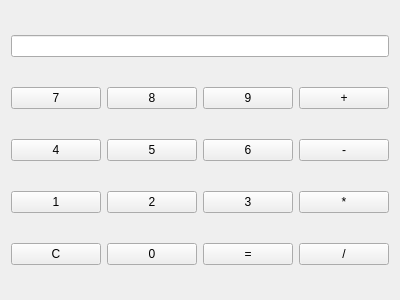
<?xml version="1.0" encoding="UTF-8"?>
<ui version="4.0">
 <class>Calculatrice</class>
 <widget class="QWidget" name="Calculatrice">
  <property name="geometry">
   <rect>
    <x>0</x>
    <y>0</y>
    <width>400</width>
    <height>300</height>
   </rect>
  </property>
  <property name="windowTitle">
   <string>Calculatrice</string>
  </property>
  <layout class="QGridLayout" name="gridLayout">
   <item row="0" column="0" colspan="4">
    <widget class="QLineEdit" name="lineEditAfficheur"/>
   </item>
   <item row="1" column="0">
    <widget class="QPushButton" name="pushButton7">
     <property name="text">
      <string>7</string>
     </property>
    </widget>
   </item>
   <item row="1" column="1">
    <widget class="QPushButton" name="pushButton8">
     <property name="text">
      <string>8</string>
     </property>
    </widget>
   </item>
   <item row="1" column="2">
    <widget class="QPushButton" name="pushButton9">
     <property name="text">
      <string>9</string>
     </property>
    </widget>
   </item>
   <item row="1" column="3">
    <widget class="QPushButton" name="pushButtonPlus">
     <property name="text">
      <string>+</string>
     </property>
    </widget>
   </item>
   <item row="2" column="0">
    <widget class="QPushButton" name="pushButton4">
     <property name="text">
      <string>4</string>
     </property>
    </widget>
   </item>
   <item row="2" column="1">
    <widget class="QPushButton" name="pushButton5">
     <property name="text">
      <string>5</string>
     </property>
    </widget>
   </item>
   <item row="2" column="2">
    <widget class="QPushButton" name="pushButton6">
     <property name="text">
      <string>6</string>
     </property>
    </widget>
   </item>
   <item row="2" column="3">
    <widget class="QPushButton" name="pushButtonMoins">
     <property name="text">
      <string>-</string>
     </property>
    </widget>
   </item>
   <item row="3" column="0">
    <widget class="QPushButton" name="pushButton1">
     <property name="text">
      <string>1</string>
     </property>
    </widget>
   </item>
   <item row="3" column="1">
    <widget class="QPushButton" name="pushButton2">
     <property name="text">
      <string>2</string>
     </property>
    </widget>
   </item>
   <item row="3" column="2">
    <widget class="QPushButton" name="pushButton3">
     <property name="text">
      <string>3</string>
     </property>
    </widget>
   </item>
   <item row="3" column="3">
    <widget class="QPushButton" name="pushButtonMultiplier">
     <property name="text">
      <string>*</string>
     </property>
    </widget>
   </item>
   <item row="4" column="0">
    <widget class="QPushButton" name="pushButtonClear">
     <property name="text">
      <string>C</string>
     </property>
    </widget>
   </item>
   <item row="4" column="1">
    <widget class="QPushButton" name="pushButton0">
     <property name="text">
      <string>0</string>
     </property>
    </widget>
   </item>
   <item row="4" column="2">
    <widget class="QPushButton" name="pushButtonEgal">
     <property name="text">
      <string>=</string>
     </property>
    </widget>
   </item>
   <item row="4" column="3">
    <widget class="QPushButton" name="pushButtonDiviser">
     <property name="text">
      <string>/</string>
     </property>
    </widget>
   </item>
  </layout>
 </widget>
 <layoutdefault spacing="6" margin="11"/>
 <resources/>
 <connections/>
</ui>
